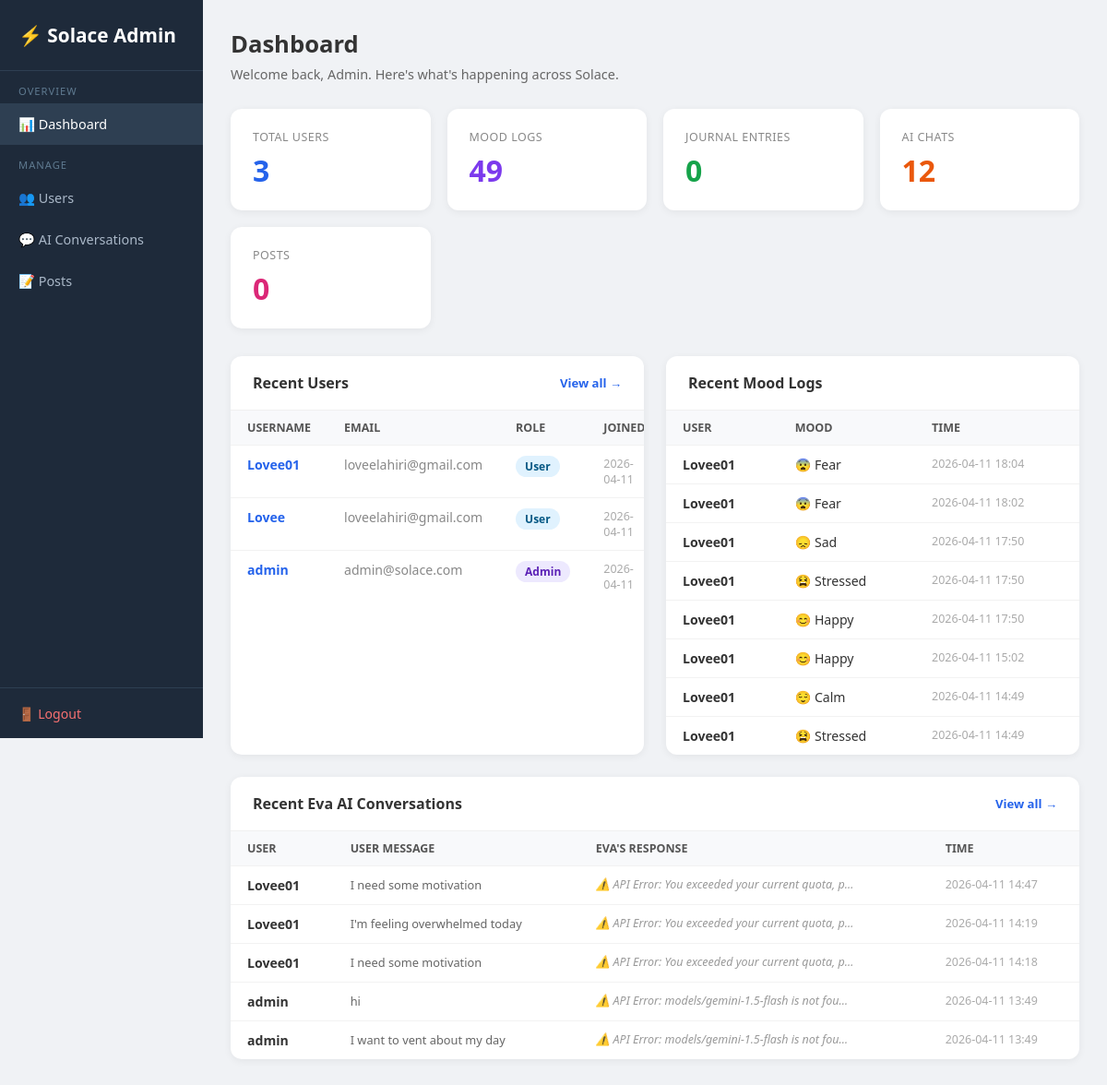
Page /admin (signed in) on the earlier database version.
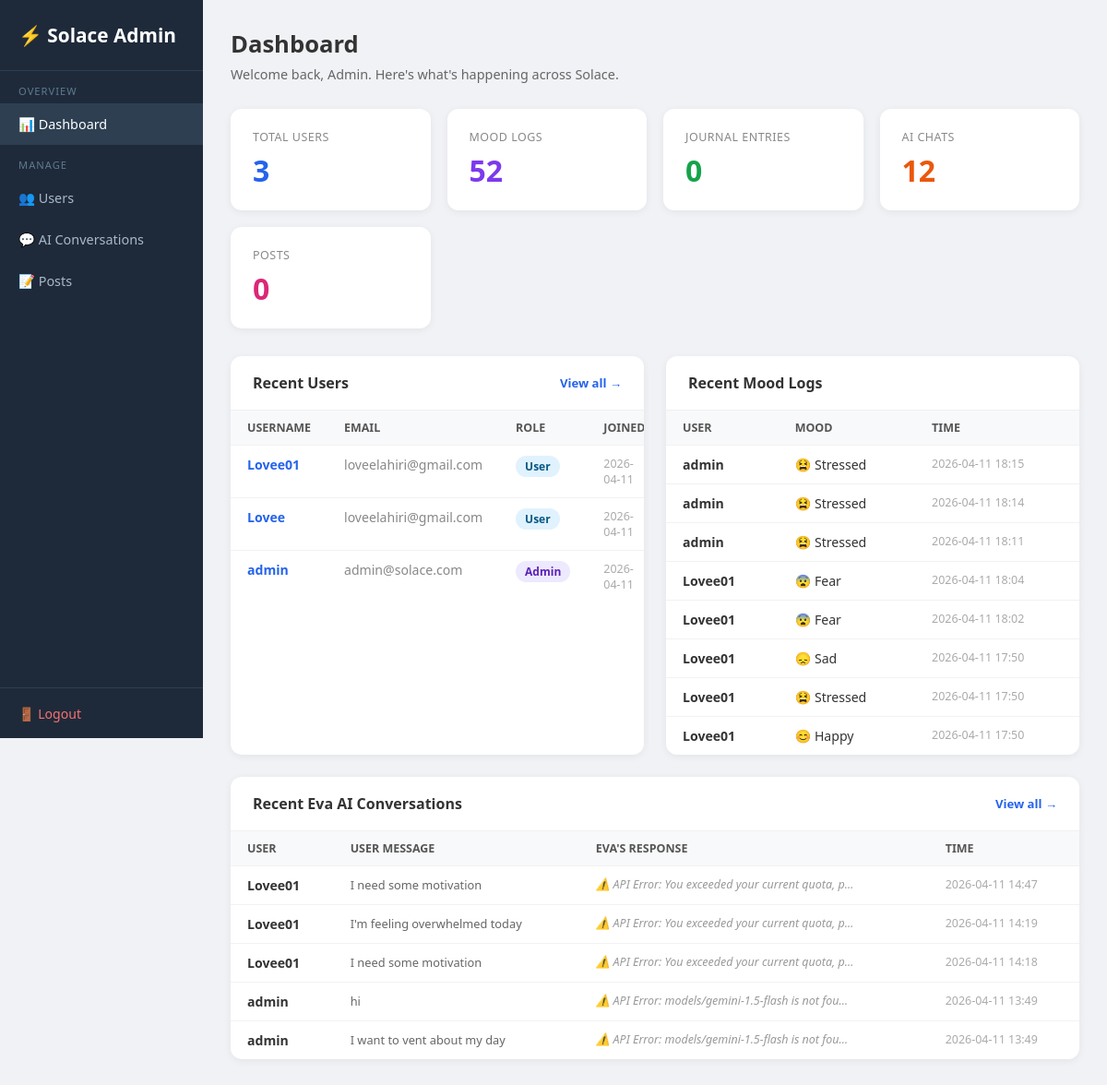
Same page on the later database version.
### tables this page shows
CREATE TABLE users (
                id         INTEGER PRIMARY KEY AUTOINCREMENT,
                username   TEXT UNIQUE NOT NULL,
                email      TEXT NOT NULL,
                password   TEXT NOT NULL,
                is_admin   INTEGER DEFAULT 0,
                created_at DATETIME DEFAULT CURRENT_TIMESTAMP
            );

CREATE TABLE mood_logs (
                id        INTEGER PRIMARY KEY AUTOINCREMENT,
                user_id   INTEGER NOT NULL REFERENCES users(id),
                mood      TEXT NOT NULL,
                timestamp DATETIME DEFAULT CURRENT_TIMESTAMP
            );

CREATE TABLE chat_history (
                id           INTEGER PRIMARY KEY AUTOINCREMENT,
                session_id   TEXT,
                user_id      INTEGER REFERENCES users(id),
                user_message TEXT,
                ai_response  TEXT,
                timestamp    DATETIME DEFAULT CURRENT_TIMESTAMP
            );

### app.py (the view)
@app.route("/admin")
@admin_required
def admin_dashboard() -> Any:
    with get_db() as conn:
        total_users   = conn.execute("SELECT COUNT(*) FROM users").fetchone()[0]
        total_moods   = conn.execute("SELECT COUNT(*) FROM mood_logs").fetchone()[0]
        total_journals= conn.execute("SELECT COUNT(*) FROM journals").fetchone()[0]
        total_chats   = conn.execute("SELECT COUNT(*) FROM chat_history").fetchone()[0]
        total_posts   = conn.execute("SELECT COUNT(*) FROM posts").fetchone()[0]
        recent_users = conn.execute(
            "SELECT id, username, email, is_admin, created_at FROM users ORDER BY created_at DESC LIMIT 5"
        ).fetchall()
        recent_moods = conn.execute("""
            SELECT u.username, ml.mood, ml.timestamp
            FROM mood_logs ml JOIN users u ON ml.user_id=u.id
            ORDER BY ml.timestamp DESC LIMIT 8
        """).fetchall()
        recent_chats = conn.execute("""
            SELECT u.username, ch.user_message, ch.ai_response, ch.timestamp
            FROM chat_history ch JOIN users u ON ch.user_id=u.id
            ORDER BY ch.timestamp DESC LIMIT 5
        """).fetchall()
    return render_template(
        "admin/dashboard.html",
        total_users=total_users, total_moods=total_moods,
        total_journals=total_journals, total_chats=total_chats,
        total_posts=total_posts,
        recent_users=recent_users, recent_moods=recent_moods,
        recent_chats=recent_chats,
    )

### app.py (called while the page is built)
def get_db() -> sqlite3.Connection:
    conn = sqlite3.connect("database.db")
    conn.row_factory = sqlite3.Row
    return conn

def admin_required(f: Any) -> Any:
    @wraps(f)
    def dec(*args: Any, **kwargs: Any) -> Any:
        if "user_id" not in session or not session.get("is_admin"):
            flash("Admin access required.")
            return redirect(url_for("login_page"))
        return f(*args, **kwargs)
    return dec

### templates/admin/dashboard.html (shortened to what this page needs)
<!DOCTYPE html>
<html lang="en">
<head>
</head>
<body>
<div class="sidebar">
  <div class="logo">⚡ Solace Admin</div>
  <nav>
    <div class="sl">Overview</div>
    <a href="/admin" class="active">📊 Dashboard</a>
    <div class="sl">Manage</div>
    <a href="/admin/users">👥 Users</a>
    <a href="/admin/chats">💬 AI Conversations</a>
    <a href="/admin/posts">📝 Posts</a>
  </nav>
  <div class="bot"><a href="/logout">🚪 Logout</a></div>
</div>
<div class="main">
  <div class="page-title">Dashboard</div>
  <div class="page-sub">Welcome back, Admin. Here's what's happening across Solace.</div>
  <div class="stats">
    <div class="stat-card blue"><div class="label">Total Users</div><div class="value">{{ total_users }}</div></div>
    <div class="stat-card purple"><div class="label">Mood Logs</div><div class="value">{{ total_moods }}</div></div>
    <div class="stat-card green"><div class="label">Journal Entries</div><div class="value">{{ total_journals }}</div></div>
    <div class="stat-card orange"><div class="label">AI Chats</div><div class="value">{{ total_chats }}</div></div>
    <div class="stat-card pink"><div class="label">Posts</div><div class="value">{{ total_posts }}</div></div>
  </div>
  <div class="grid2">
    <div class="card">
      <div class="card-header">Recent Users <a href="/admin/users">View all →</a></div>
      <table>
        <thead><tr><th>Username</th><th>Email</th><th>Role</th><th>Joined</th></tr></thead>
        <tbody>
          {% for u in recent_users %}
          <tr>
            <td><a href="/admin/users/{{ u.id }}" style="color:#2563eb;text-decoration:none;font-weight:600">{{ u.username }}</a></td>
            <td style="color:#888">{{ u.email }}</td>
            <td><span class="badge {{ 'admin' if u.is_admin else 'user' }}">{{ 'Admin' if u.is_admin else 'User' }}</span></td>
            <td style="color:#aaa;font-size:0.78rem">{{ (u.created_at or '')[:10] }}</td>
          </tr>
          {% endfor %}
        </tbody>
      </table>
    </div>
    <div class="card">
      <div class="card-header">Recent Mood Logs</div>
      <table>
        <thead><tr><th>User</th><th>Mood</th><th>Time</th></tr></thead>
        <tbody>
          {% for m in recent_moods %}
          <tr>
            <td style="font-weight:600">{{ m.username }}</td>
            <td>{% if m.mood=='happy'%}😊{%elif m.mood=='sad'%}😞{%elif m.mood=='angry'%}😡{%elif m.mood=='anxious'%}😰{%elif m.mood=='calm'%}😌{%elif m.mood=='stressed'%}😫{%elif m.mood=='tired'%}😴{%elif m.mood=='Fear'%}😨{%elif m.mood=='swings'%}🎢{%endif%} {{ m.mood.capitalize() }}</td>
            <td style="color:#aaa;font-size:0.78rem">{{ (m.timestamp or '')[:16] }}</td>
          </tr>
          {% endfor %}
        </tbody>
      </table>
    </div>
  </div>
  <div class="card">
    <div class="card-header">Recent Eva AI Conversations <a href="/admin/chats">View all →</a></div>
    <table>
      <thead><tr><th>User</th><th>User Message</th><th>Eva's Response</th><th>Time</th></tr></thead>
      <tbody>
        {% for c in recent_chats %}
        <tr>
          <td style="font-weight:600">{{ c.username }}</td>
          <td><div class="preview">{{ c.user_message }}</div></td>
          <td><div class="ai-prev">{{ c.ai_response }}</div></td>
          <td style="color:#aaa;font-size:0.78rem">{{ (c.timestamp or '')[:16] }}</td>
        </tr>
        {% endfor %}
      </tbody>
    </table>
  </div>
</div>
</body>
</html>

### templates/admin/dashboard.html (style rules this page uses)
* { box-sizing:border-box;margin:0;padding:0; }
body { font-family:'Segoe UI',sans-serif;background:#f0f2f5;color:#333; }
.sidebar { width:220px;position:fixed;top:0;left:0;height:100vh;background:#1e2a3a;color:#cdd9e5;display:flex;flex-direction:column; }
.sidebar .logo { padding:24px 20px;font-size:1.3rem;font-weight:700;color:#fff;border-bottom:1px solid #2e3f52; }
.sidebar nav a { display:block;padding:13px 20px;color:#aab8c8;text-decoration:none;font-size:0.9rem;transition:background 0.15s; }
.sidebar nav a:hover,.sidebar nav a.active { background:#2e3f52;color:#fff; }
.sidebar nav .sl { padding:14px 20px 6px;font-size:0.7rem;text-transform:uppercase;letter-spacing:1px;color:#5f7a90; }
.sidebar .bot { margin-top:auto;padding:16px 20px;border-top:1px solid #2e3f52; }
.sidebar .bot a { color:#f87171;text-decoration:none;font-size:0.88rem; }
.main { margin-left:220px;padding:30px; }
.page-title { font-size:1.6rem;font-weight:700;margin-bottom:6px; }
.page-sub { color:#666;font-size:0.9rem;margin-bottom:28px; }
.stats { display:grid;grid-template-columns:repeat(auto-fit,minmax(170px,1fr));gap:18px;margin-bottom:30px; }
.stat-card { background:#fff;border-radius:12px;padding:22px 24px;box-shadow:0 2px 8px rgba(0,0,0,.06); }
.stat-card .label { font-size:0.78rem;color:#888;text-transform:uppercase;letter-spacing:.5px; }
.stat-card .value { font-size:2rem;font-weight:700;margin-top:6px; }
.stat-card.blue .value { color:#2563eb; }
.stat-card.green .value { color:#16a34a; }
.stat-card.orange .value { color:#ea580c; }
.stat-card.purple .value { color:#7c3aed; }
.stat-card.pink .value { color:#db2777; }
.card { background:#fff;border-radius:12px;box-shadow:0 2px 8px rgba(0,0,0,.06);margin-bottom:24px;overflow:hidden; }
.card-header { padding:18px 24px;font-weight:600;font-size:1rem;border-bottom:1px solid #f0f0f0;display:flex;justify-content:space-between;align-items:center; }
.card-header a { font-size:0.82rem;color:#2563eb;text-decoration:none; }
table { width:100%;border-collapse:collapse;font-size:0.88rem; }
th { background:#f8f9fb;padding:10px 18px;text-align:left;font-weight:600;color:#555;font-size:0.78rem;text-transform:uppercase; }
td { padding:11px 18px;border-top:1px solid #f2f2f2;vertical-align:top; }
.badge { display:inline-block;padding:3px 10px;border-radius:20px;font-size:0.75rem;font-weight:600; }
.badge.admin { background:#ede9fe;color:#5b21b6; }
.badge.user { background:#e0f2fe;color:#075985; }
.grid2 { display:grid;grid-template-columns:1fr 1fr;gap:24px; }
.preview { max-width:280px;overflow:hidden;text-overflow:ellipsis;white-space:nowrap;color:#666;font-size:0.8rem; }
.ai-prev { max-width:280px;overflow:hidden;text-overflow:ellipsis;white-space:nowrap;color:#999;font-size:0.78rem;font-style:italic; }

Differences in the rows shown:
no longer on this page (row unchanged): mood_logs: username "Lovee01", mood "Happy", timestamp "2026-04-11 15:02"
no longer on this page (row unchanged): mood_logs: username "Lovee01", mood "Calm", timestamp "2026-04-11 14:49"
no longer on this page (row unchanged): mood_logs: username "Lovee01", mood "Stressed", timestamp "2026-04-11 14:49"
added mood_logs: username "admin", mood "Stressed", timestamp "2026-04-11 18:15"
added mood_logs: username "admin", mood "Stressed", timestamp "2026-04-11 18:14"
added mood_logs: username "admin", mood "Stressed", timestamp "2026-04-11 18:11"
Other differences:
{{ total_moods }}: "49" → "52"
